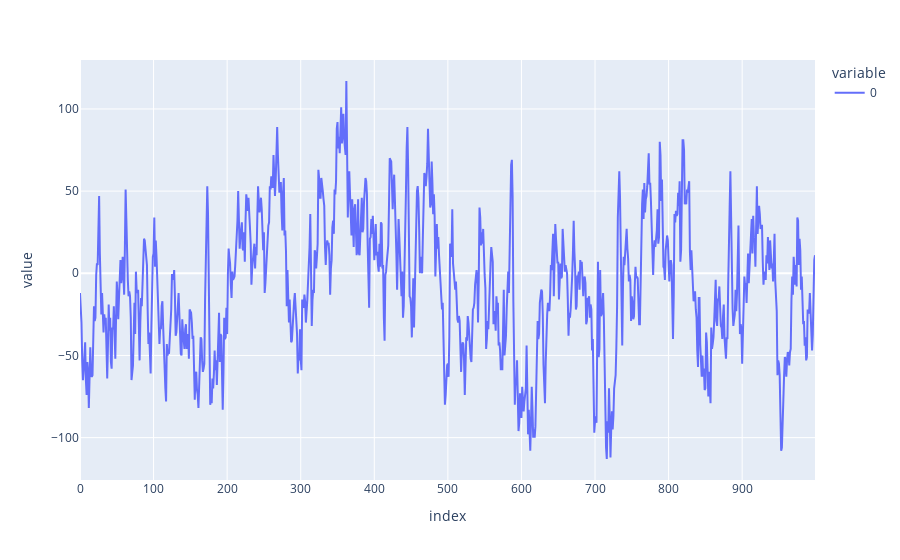

Notebook code for this chart:
### Code cell
px.line(x[:1000])

### Figure 1 — Plotly figure (JSON) as saved in the notebook; plotly's stock layout.template omitted (floating-point values rounded to 4 significant figures; data arrays with more than 128 entries replaced by an {"elided": "..."} marker saying what was removed)
{"data": [{"hovertemplate": "variable=0<br>index=%{x}<br>value=%{y}<extra></extra>", "legendgroup": "0", "line": {"color": "#636efa", "dash": "solid"}, "marker": {"symbol": "circle"}, "mode": "lines", "name": "0", "orientation": "v", "showlegend": true, "type": "scatter", "x": {"elided": "1000 int values"}, "xaxis": "x", "y": {"elided": "1000 int values"}, "yaxis": "y"}], "layout": {"legend": {"title": {"text": "variable"}, "tracegroupgap": 0}, "margin": {"t": 60}, "xaxis": {"anchor": "y", "domain": [0, 1], "title": {"text": "index"}}, "yaxis": {"anchor": "x", "domain": [0, 1], "title": {"text": "value"}}}}
